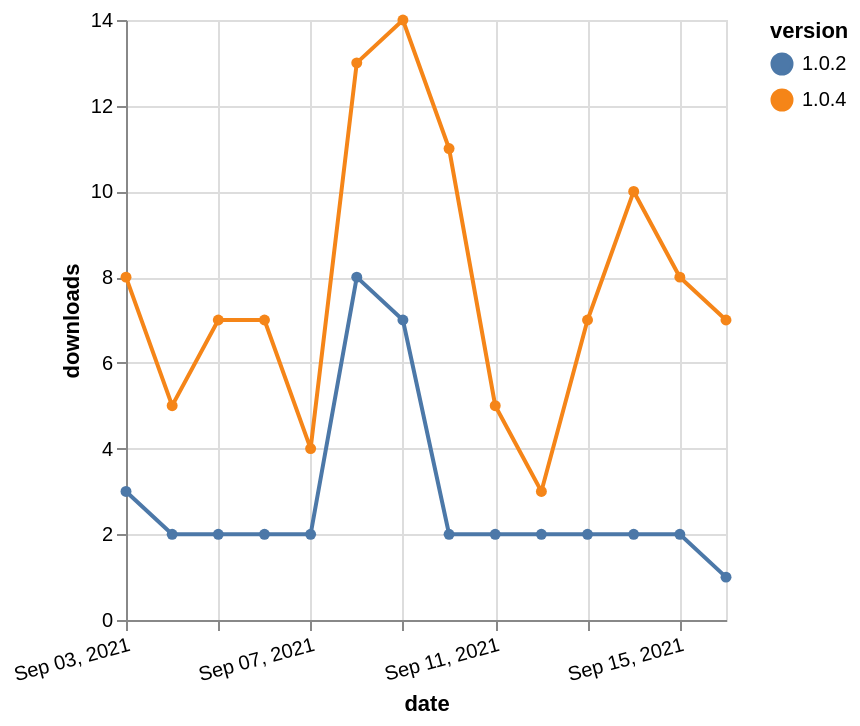

Express this chart as Vega-Lite.
### Vega-Lite specification from a JSON file in a GitHub repository (floating-point values rounded to 4 significant figures)
{"$schema": "https://vega.github.io/schema/vega-lite/v5.json", "description": "A simple bar chart with embedded data.", "data": {"values": [{"date": "2021-09-03", "total": 7912, "delta": 8, "version": "1.0.4"}, {"date": "2021-09-04", "total": 7917, "delta": 5, "version": "1.0.4"}, {"date": "2021-09-05", "total": 7924, "delta": 7, "version": "1.0.4"}, {"date": "2021-09-06", "total": 7931, "delta": 7, "version": "1.0.4"}, {"date": "2021-09-07", "total": 7935, "delta": 4, "version": "1.0.4"}, {"date": "2021-09-08", "total": 7948, "delta": 13, "version": "1.0.4"}, {"date": "2021-09-09", "total": 7962, "delta": 14, "version": "1.0.4"}, {"date": "2021-09-10", "total": 7973, "delta": 11, "version": "1.0.4"}, {"date": "2021-09-11", "total": 7978, "delta": 5, "version": "1.0.4"}, {"date": "2021-09-12", "total": 7981, "delta": 3, "version": "1.0.4"}, {"date": "2021-09-13", "total": 7988, "delta": 7, "version": "1.0.4"}, {"date": "2021-09-14", "total": 7998, "delta": 10, "version": "1.0.4"}, {"date": "2021-09-15", "total": 8006, "delta": 8, "version": "1.0.4"}, {"date": "2021-09-16", "total": 8013, "delta": 7, "version": "1.0.4"}, {"date": "2021-09-03", "total": 4378, "delta": 3, "version": "1.0.2"}, {"date": "2021-09-04", "total": 4380, "delta": 2, "version": "1.0.2"}, {"date": "2021-09-05", "total": 4382, "delta": 2, "version": "1.0.2"}, {"date": "2021-09-06", "total": 4384, "delta": 2, "version": "1.0.2"}, {"date": "2021-09-07", "total": 4386, "delta": 2, "version": "1.0.2"}, {"date": "2021-09-08", "total": 4394, "delta": 8, "version": "1.0.2"}, {"date": "2021-09-09", "total": 4401, "delta": 7, "version": "1.0.2"}, {"date": "2021-09-10", "total": 4403, "delta": 2, "version": "1.0.2"}, {"date": "2021-09-11", "total": 4405, "delta": 2, "version": "1.0.2"}, {"date": "2021-09-12", "total": 4407, "delta": 2, "version": "1.0.2"}, {"date": "2021-09-13", "total": 4409, "delta": 2, "version": "1.0.2"}, {"date": "2021-09-14", "total": 4411, "delta": 2, "version": "1.0.2"}, {"date": "2021-09-15", "total": 4413, "delta": 2, "version": "1.0.2"}, {"date": "2021-09-16", "total": 4414, "delta": 1, "version": "1.0.2"}]}, "width": "container", "mark": {"type": "line", "point": {"filled": true}}, "encoding": {"x": {"field": "date", "type": "temporal", "timeUnit": "yearmonthdate", "title": "date", "axis": {"labelAngle": -15}}, "y": {"field": "delta", "type": "quantitative", "title": "downloads"}, "color": {"field": "version", "type": "nominal"}, "tooltip": {"field": "delta"}}}
